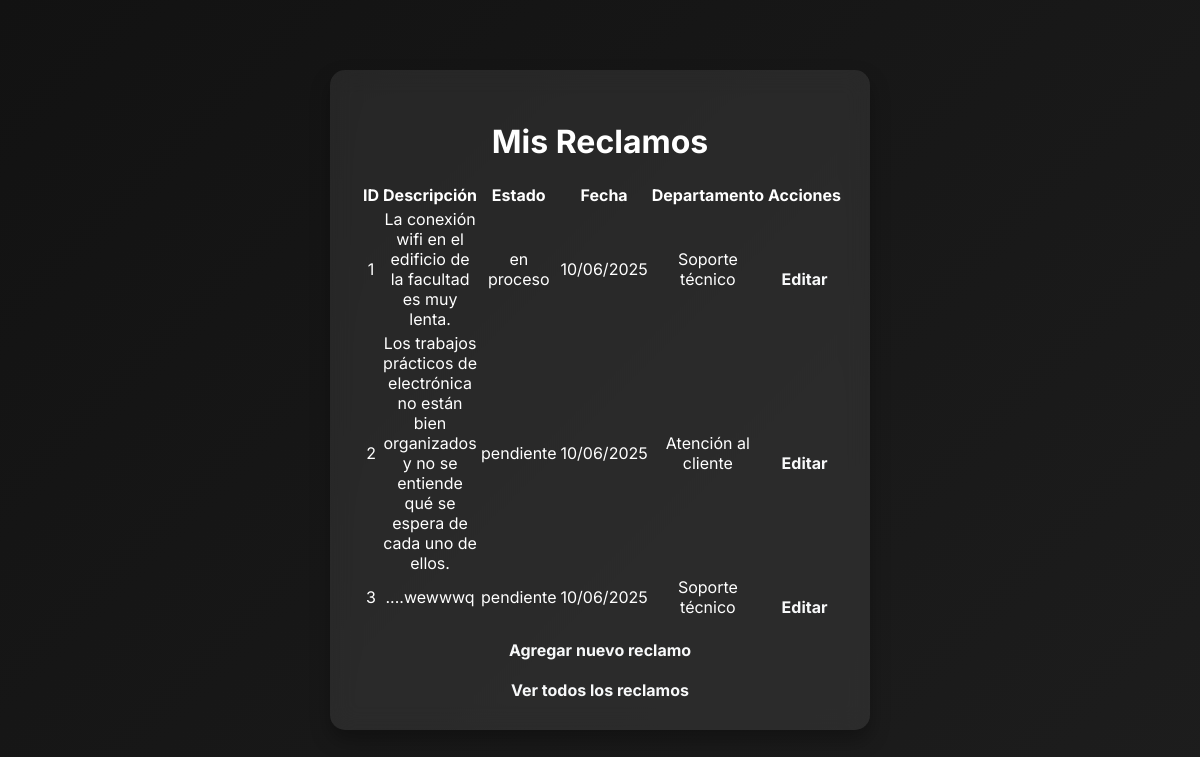
Page /mis_reclamos (signed in) on the committed database.
### modules/modelos.py (models this page shows, shortened)
class ModeloReclamo(Base):
    __tablename__= 'reclamos'
    id= Column(Integer, primary_key=True)
    descripcion= Column(String(1000), nullable=False)
    estado= Column(String(50), default="pendiente") #El estado. Puede ser Pendiente, o Resuelto
    departamento= Column(String(100), nullable=False)
    fecha_creacion= Column(DateTime, default=datetime.utcnow)
    fecha_resolucion= Column(DateTime, nullable=True)
    id_usuario= Column(Integer, ForeignKey('usuarios.id')) #Reclamo ligado a usuario
    foto = Column(String(255), nullable=True)

### server.py (the view)
@app.route('/mis_reclamos')
@login_required
def mis_reclamos():
    usuario_id=int(current_user.id)
    todos=gestor_reclamos.repo.obtener_todos_los_registros()
    propios= [r for r in todos if r.id_usuario ==usuario_id]
    return render_template("mis_reclamos.html", listar_reclamos=propios)

### modules/dominio.py (called while the page is built)
    @property
    def id(self):
        return self.__id

    @property
    def descripcion(self):
        return self.__descripcion

    @property
    def estado(self):
        return self.__estado

    @property
    def id_usuario(self):
        return self.__id_usuario

    @property
    def departamento(self):
        return self.__departamento

    @property
    def fecha_creacion(self):
        return self.__fecha_creacion

    @id.setter
    def id(self, p_id):
        if p_id is not None and not isinstance(p_id, int):
            raise ValueError("El id debe ser un número entero")
        self.__id=p_id

    @descripcion.setter
    def descripcion(self, p_descripcion):
        if not isinstance(p_descripcion, str) or p_descripcion.strip() == "":
            raise ValueError("La descripcion no puede estar vacía")
        self.__descripcion= p_descripcion.strip()

    @estado.setter
    def estado(self, p_estado):
        if p_estado not in ["pendiente", "resuelto", "en proceso","inválido"]:
            raise ValueError("El estado debe ser 'pendiente', 'resuelto', 'en proceso' o 'invalido'")
        self.__estado=p_estado

    @id_usuario.setter
    def id_usuario(self, p_id_usuario):
        if  p_id_usuario is not None and not isinstance(p_id_usuario, int):
            raise ValueError("El ID de usuario debe ser un número entero")
        self.__id_usuario=p_id_usuario

    @departamento.setter
    def departamento(self, p_departamento):
        print(f"[DEBUG] Setter departamento: {p_departamento}")
        if not isinstance(p_departamento, str) or p_departamento.strip()== "":
            raise ValueError("El departamento no puede estar vacío")
        self.__departamento=p_departamento

    @fecha_creacion.setter
    def fecha_creacion(self, p_fecha_creacion):
        self.__fecha_creacion= p_fecha_creacion

    @foto.setter
    def foto(self, p_foto):
        self.__foto=p_foto

    @fecha_resolucion.setter
    def fecha_resolucion(self, p_fecha_resolucion):
        self.__fecha_resolucion= p_fecha_resolucion

    @property
    def id(self):
        return self.__id

    @property
    def nombre(self):
        return self.__nombre

    @property
    def apellido(self):
        return self.__apellido

    @property
    def username(self):
        return self.__username

    @property
    def email(self):
        return self.__email

    @property
    def password(self):
        return self.__password

    @property
    def rol(self):
        return self.__rol

### templates/mis_reclamos.html (shortened to what this page needs)
<!DOCTYPE html>
<html lang="es">
<head>
    <link rel="stylesheet" type="text/css" href="{{ url_for('static', filename='style.css') }}">
</head>
<body>
    <div class="container">
        <h1>Mis Reclamos</h1>
        {% if listar_reclamos %}
            <table class="styled-table">
                <thead>
                    <tr>
                        <th>ID</th>
                        <th>Descripción</th>
                        <th>Estado</th>
                        <th>Fecha</th>
                        <th>Departamento</th>
                        <th>Acciones</th>
                    </tr>
                </thead>
                <tbody>
                    {% for reclamo in listar_reclamos %}
                    <tr>
                        <td>{{ reclamo.id }}</td>
                        <td>{{ reclamo.descripcion }}</td>
                        <td><span class="status {{ reclamo.estado }}">{{ reclamo.estado }}</span></td>
                        <td>{{ reclamo.fecha_creacion.strftime('%d/%m/%Y') }}</td>
                        <td>{{ reclamo.departamento }}</td>
                        <td>
                            <a href="{{ url_for('editar_reclamo', id=reclamo.id) }}" class="btn-edit">Editar</a>
                        </td>
                    </tr>
                    {% endfor %}
                </tbody>
            </table>
        {% else %}
            <p>No tienes reclamos registrados.</p>
        {% endif %}
        <div class="button-container">
            <a href="{{ url_for('agregar_reclamo') }}" class="btn-add">Agregar nuevo reclamo</a>
            <a href="{{ url_for('listar_reclamos') }}" class="btn-back">Ver todos los reclamos</a>
        </div>
    </div>
</body>
</html>

### static/style.css (style rules this page uses)
body { font-family: 'Inter', sans-serif; background: linear-gradient(135deg, #121212, #1d1d1d); color: #ffffff; margin: 0; display: flex; justify-content: center; align-items: center; min-height: 100vh; }
.container { width: 40%; padding: 30px; background: rgba(255, 255, 255, 0.08); box-shadow: 0px 10px 20px rgba(0, 0, 0, 0.3); border-radius: 15px; backdrop-filter: blur(12px); text-align: center; transition: all 0.3s ease-in-out; }
a { color: #f8f9fa; text-decoration: none; font-weight: bold; display: block; margin-top: 20px; transition: 0.3s; }

### rows in the picture
ModeloReclamo: id "1", descripcion "La conexión wifi en el edificio de la facultad es muy lenta.", estado "en proceso", fecha_creacion "10/06/2025", departamento "Soporte técnico"
ModeloReclamo: id "2", descripcion "Los trabajos prácticos de electrónica no están bien organizados y no se entiende qué se espera de cada uno de ellos.", estado "pendiente", fecha_creacion "10/06/2025", departamento "Atención al cliente"
ModeloReclamo: id "3", descripcion "....wewwwq", estado "pendiente", fecha_creacion "10/06/2025", departamento "Soporte técnico"
